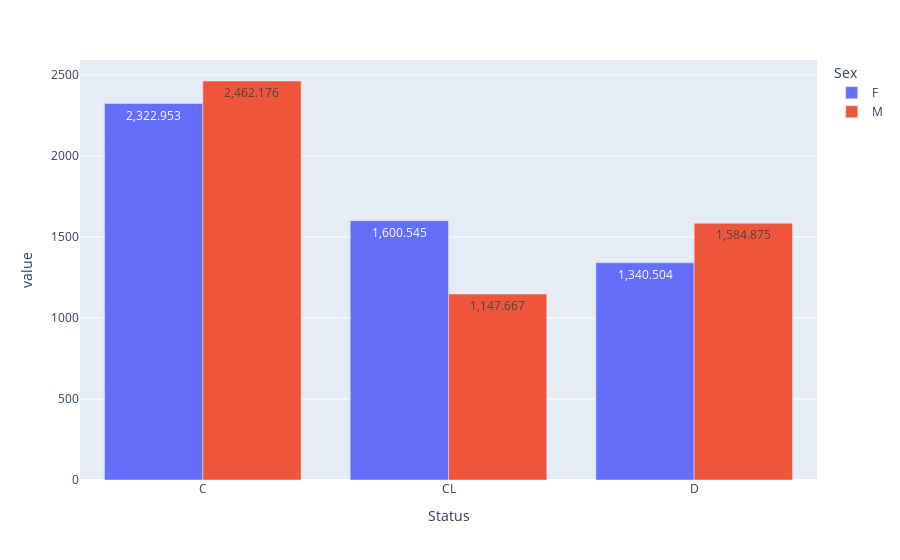

Source (notebook cell):
### Code cell
fig = pd.pivot_table(data=df, index="Status", values="N_Days", columns="Sex").plot(kind="bar",
                                                                             backend='plotly',
                                                                             barmode="group",
                                                                             text_auto=True)
fig.show()

### Figure 1 — Plotly figure (JSON) as saved in the notebook; plotly's stock layout.template omitted (floating-point values rounded to 4 significant figures)
{"data": [{"alignmentgroup": "True", "hovertemplate": "Sex=F<br>Status=%{x}<br>value=%{y}<extra></extra>", "legendgroup": "F", "marker": {"color": "#636efa", "pattern": {"shape": ""}}, "name": "F", "offsetgroup": "F", "orientation": "v", "showlegend": true, "textposition": "auto", "texttemplate": "%{y}", "x": ["C", "CL", "D"], "xaxis": "x", "y": [2323.0, 1601.0, 1341.0], "yaxis": "y", "type": "bar"}, {"alignmentgroup": "True", "hovertemplate": "Sex=M<br>Status=%{x}<br>value=%{y}<extra></extra>", "legendgroup": "M", "marker": {"color": "#EF553B", "pattern": {"shape": ""}}, "name": "M", "offsetgroup": "M", "orientation": "v", "showlegend": true, "textposition": "auto", "texttemplate": "%{y}", "x": ["C", "CL", "D"], "xaxis": "x", "y": [2462.0, 1148.0, 1585.0], "yaxis": "y", "type": "bar"}], "layout": {"xaxis": {"anchor": "y", "domain": [0, 1], "title": {"text": "Status"}, "type": "category", "range": [-0.5, 2.5], "autorange": true}, "yaxis": {"anchor": "x", "domain": [0, 1], "title": {"text": "value"}, "type": "linear", "range": [0, 2592.0], "autorange": true}, "legend": {"title": {"text": "Sex"}, "tracegroupgap": 0}, "margin": {"t": 60}, "barmode": "group", "autosize": true}}
